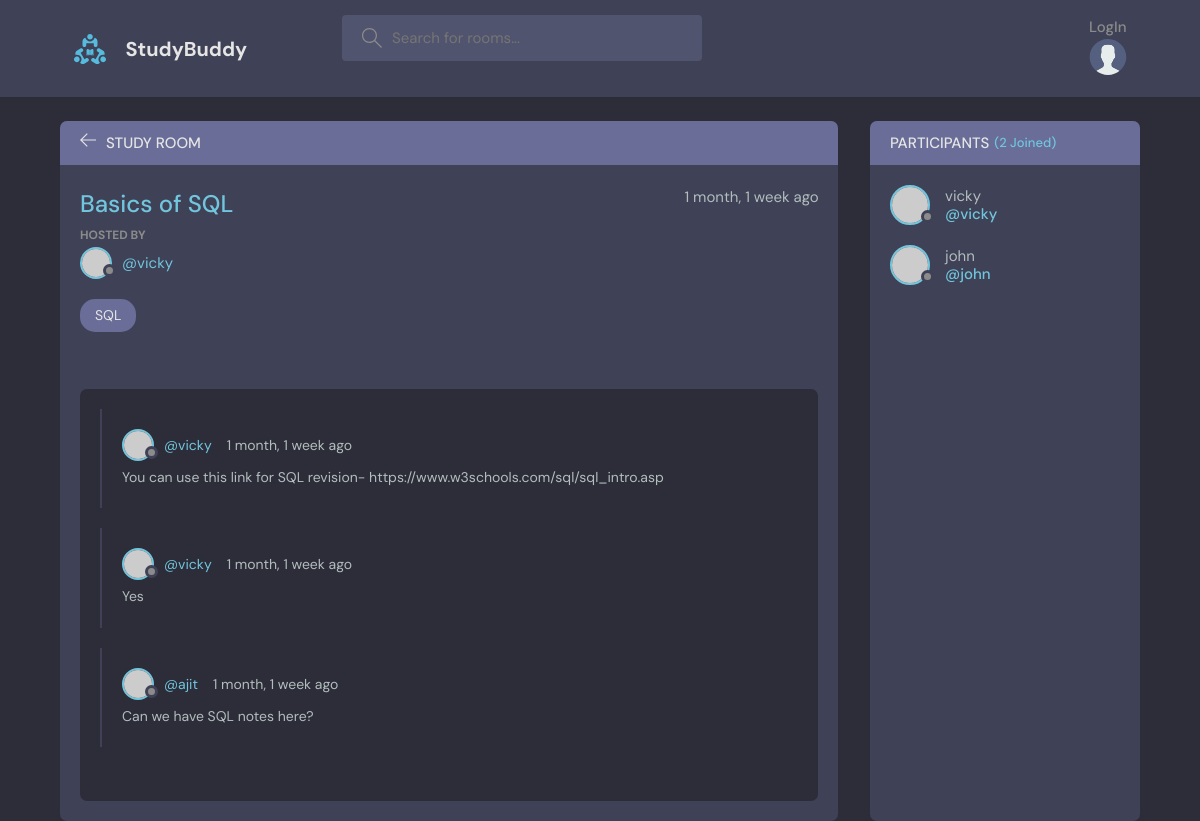
Screenshot of /room/17/ with the database file from the repository.
### study/models.py (models this page shows, shortened)
class Room(models.Model):
    host = models.ForeignKey(User, on_delete=models.SET_NULL, null=True)
    topic = models.ForeignKey(Topic, on_delete=models.SET_NULL, null=True)
    name = models.CharField(max_length=250)
    description = models.TextField(blank=True, null=True)
    participants = models.ManyToManyField(User, related_name='participants', blank=True)
    updated = models.DateTimeField(auto_now=True)
    created = models.DateTimeField(auto_now_add=True)
    class Meta:
        ordering = ['-updated','-created']

class Topic(models.Model):
    name = models.CharField( max_length=250)
    def __str__(self):
        return self.name

class Message(models.Model):
    user = models.ForeignKey(User, on_delete=models.CASCADE)
    room = models.ForeignKey(Room, on_delete=models.CASCADE)
    body = models.TextField()
    updated = models.DateTimeField(auto_now=True)
    created = models.DateTimeField(auto_now_add=True)
    class Meta:
        ordering = ['-updated','-created']

### study/views.py (the view, shortened to what this page needs)
# urls.py: path('room/<str:pk>/', views.GetRoom.as_view(), name="room"),
class GetRoom(View):
    def get(self,request,pk):
        room = Room.objects.get(id=pk)
        room_messages = room.message_set.all().order_by('-created')
        participants = room.participants.all()
        context = {'room': room, 'room_messages': room_messages, 'participants':participants}
        return render(request, 'study/room.html', context)

### study/templates/study/room.html (shortened to what this page needs)
{% extends 'main.html' %}
{% block content%}
<main class="profile-page layout layout--2">
  <div class="container">
    <div class="room">
      <div class="room__top">
        <div class="room__topLeft">
          <a href="{% url 'home'%}">
            <svg version="1.1" xmlns="http://www.w3.org/2000/svg" width="32" height="32" viewBox="0 0 32 32">
              <title>arrow-left</title>
              <path
                d="M13.723 2.286l-13.723 13.714 13.719 13.714 1.616-1.611-10.96-10.96h27.625v-2.286h-27.625l10.965-10.965-1.616-1.607z">
              </path>
            </svg>
          </a>
          <h3>Study Room</h3>
        </div>
      </div>
      <div class="room__box scroll">
        <div class="room__header scroll">
          <div class="room__info">
            <h3>{{room.name}}</h3>
            <span>{{room.created|timesince}} ago</span>
          </div>
          <div class="room__hosted">
            <p>Hosted By</p>
            <a href="{% url 'user-profile' room.host.id %}" class="room__author">
              <div class="avatar avatar--small">
                <img src="https://randomuser.me/api/portraits/men/37.jpg" />
              </div>
              <span>@{{room.host.username}}</span>
            </a>
          </div>
          <span class="room__topics">{{room.topic}}</span>
        </div>
        <div class="room__conversation">
          <div class="threads scroll">
            {% for message in room_messages%}
            <div class="thread">
              <div class="thread__top">
                <div class="thread__author">
                  <a href="{% url 'user-profile' message.user.id %}" class="thread__authorInfo">
                    <div class="avatar avatar--small">
                      <img src="https://randomuser.me/api/portraits/men/37.jpg" />
                    </div>
                    <span>@{{message.user.username}}</span>
                  </a>
                  <span class="thread__date">{{message.created| timesince}} ago</span>
                </div>
              </div>
              <div class="thread__details">
                {{message.body}}
              </div>
            </div>
            {% endfor %}
          </div>
        </div>
      </div>
    </div>
    <div class="participants">
      <h3 class="participants__top">Participants <span>({{participants.count}} Joined)</span></h3>
      <div class="participants__list scroll">
        {% for user in participants %}
        <a href="{%url 'user-profile' user.id %}" class="participant">
          <div class="avatar avatar--medium">
            <img src="https://randomuser.me/api/portraits/men/37.jpg" />
          </div>
          <p>
            {{user.username}}
            <span>@{{user.username}}</span>
          </p>
        </a>
        {% endfor %}
      </div>
    </div>
  </div>
</main>
{% endblock content%}

### rows the page displays
Room: name "Basics of SQL", created "1 month, 1 week", host.username "vicky", topic "SQL"
Message: user.username "vicky", created "1 month, 1 week", body "You can use this link for SQL revision- https://www.w3schools.com/sql/sql_intro.asp"
Message: user.username "vicky", created "1 month, 1 week", body "Yes"
Message: user.username "ajit", created "1 month, 1 week", body "Can we have SQL notes here?"

### other values shown
{{ participants.count }} "2"
{{ user.username }} "vicky"
{{ user.username }} "john"
